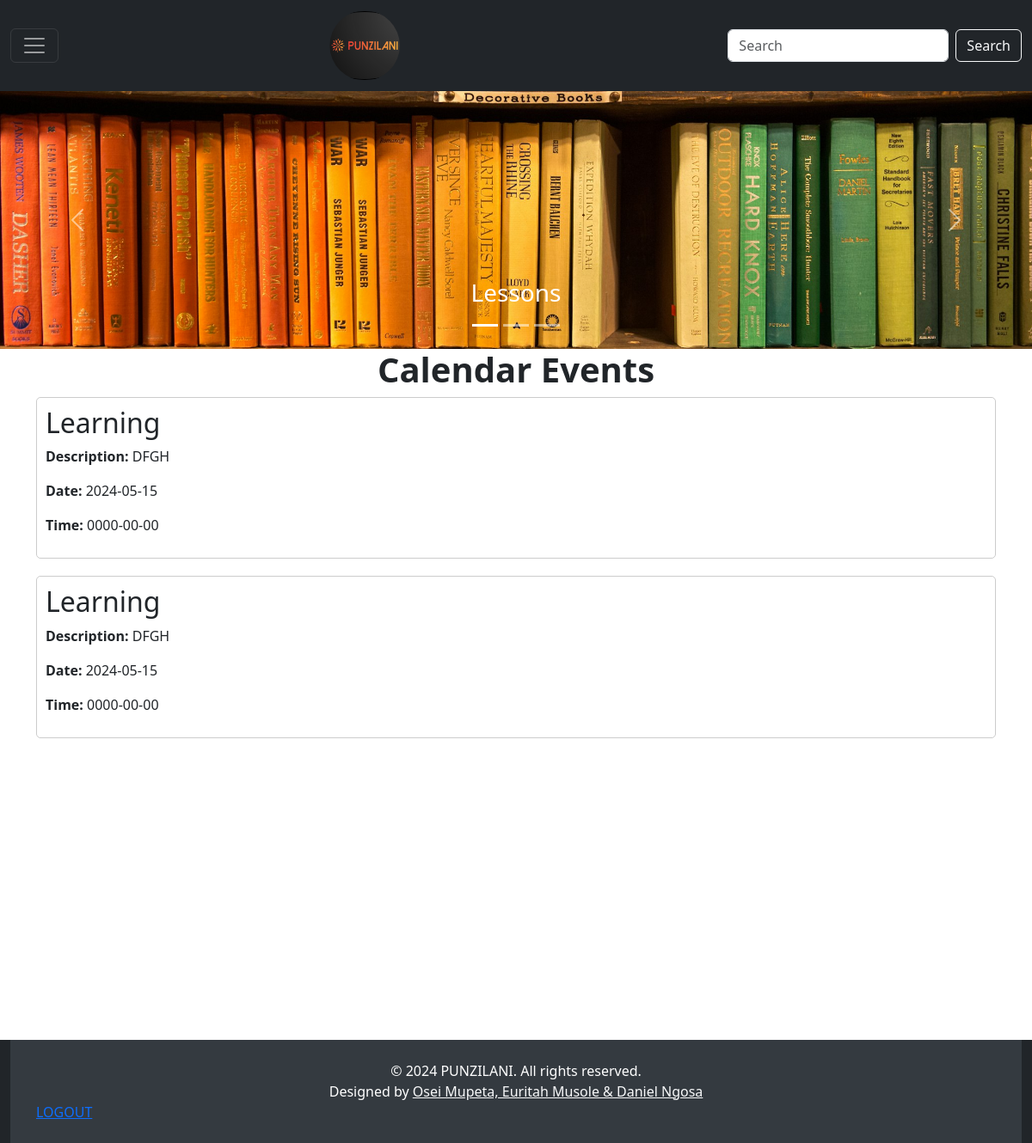
/calendar.php (signed in), run on the app's committed database.
### tables this page shows
CREATE TABLE `events` (
  `id` int(11) NOT NULL,
  `title` varchar(255) NOT NULL,
  `start` datetime NOT NULL,
  `end` datetime DEFAULT NULL,
  `event_date` date DEFAULT NULL,
  `event_time` date DEFAULT NULL,
  `event_title` varchar(255) DEFAULT NULL,
  `event_description` varchar(255) DEFAULT NULL
);

### calendar.php (the view, shortened to what this page needs)
<?php
include("db_connection.php");
$events = $conn->query("SELECT * FROM events ORDER BY event_date, event_time");
?>
<!DOCTYPE html>
<html lang="en">
<head>
    <link href="https://cdn.jsdelivr.net/npm/bootstrap@5.3.3/dist/css/bootstrap.min.css" rel="stylesheet">
</head>
<body>
<nav class="navbar navbar-dark bg-dark">
  <div class="container-fluid">
    <button class="navbar-toggler" type="button" data-bs-toggle="offcanvas" data-bs-target="#sidebar">
      <span class="navbar-toggler-icon"></span>
    </button>
    <a class="navbar-brand" href="#"><img src="lo.png" class="round-image" alt="IMG"></a>
    <form class="d-flex">
      <input class="form-control me-2" type="search" placeholder="Search" aria-label="Search">
      <button class="btn btn-outline-light" type="submit">Search</button>
    </form>
  </div>
</nav>
<div id="demo" class="carousel slide" data-bs-ride="carousel">
  <div class="carousel-indicators">
    <button type="button" data-bs-target="#demo" data-bs-slide-to="0" class="active"></button>
    <button type="button" data-bs-target="#demo" data-bs-slide-to="1"></button>
    <button type="button" data-bs-target="#demo" data-bs-slide-to="2"></button>
  </div>
  <div class="carousel-inner">
    <div class="carousel-item active">
      <a href="Lessons.php"><img src="lesson-image.jpg" alt="Lessons" class="d-block" style="width:100%"></a>
      <div class="carousel-caption">
        <h3>Lessons</h3>
      </div>
    </div>
  </div>
  <button class="carousel-control-prev" type="button" data-bs-target="#demo" data-bs-slide="prev">
    <span class="carousel-control-prev-icon"></span>
  </button>
  <button class="carousel-control-next" type="button" data-bs-target="#demo" data-bs-slide="next">
    <span class="carousel-control-next-icon"></span>
  </button>
</div>
<div class="container">
    <h1 class="text-center"><strong>Calendar Events</strong></h1>
    <?php
    while ($event = $events->fetch_assoc()) {
        echo "<div class='event'>
            <h2>" . htmlspecialchars($event['event_title']) . "</h2>
            <p><strong>Description:</strong> " . htmlspecialchars($event['event_description']) . "</p>
            <p><strong>Date:</strong> " . htmlspecialchars($event['event_date']) . "</p>
            <p><strong>Time:</strong> " . htmlspecialchars($event['event_time']) . "</p>
        </div>";
    }
    ?>
</div>
<pre>
</pre>
<div class="container-fluid bg-dark text-light">
  <footer class="py-4">
    <div class="container">
      <p class="text-center mb-0">&copy; 2024 PUNZILANI. All rights reserved.</p>
      <p class="text-center mb-0">Designed by <a href="#" class="text-light">Osei Mupeta, Euritah Musole & Daniel Ngosa</a></p>
      <a href="logout.php">LOGOUT</a>
    </div>
  </footer>
</div>
</body>
</html>

### calendar.php (style rules this page uses)
.event { margin-bottom: 20px; border: 1px solid #ccc; padding: 10px; border-radius: 5px; }
footer { background-color: #343a40; color: #ffffff; padding: 20px 0; }
.round-image { clip-path: circle(40%); border-radius: 50%; border: 1px solid #000; width: 120px; height: 80px; margin-right: 50px; }
footer { background-color: #343a40; color: #ffffff; }
.carousel-item img { height: 300px; object-fit: cover; }

### data on the page
events: event_title "Learning", event_description "DFGH", event_date "2024-05-15", event_time "0000-00-00"
events: event_title "Learning", event_description "DFGH", event_date "2024-05-15", event_time "0000-00-00"
